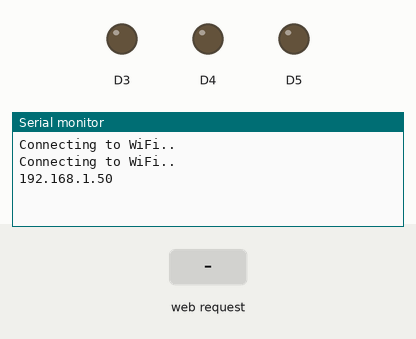
The sketch below on a simulated ESP8266 (NodeMCU). Parts: output pins drawn as LEDs (lit = HIGH), the last lines printed to the serial monitor. The inputs (shaded band) are chosen by the test bench. WiFi joins after 1.5 s; servers stay silent unless stated.

Above: at 3.2 s.
3.3 s: HTTP request GET /update received
At 4.5 s:
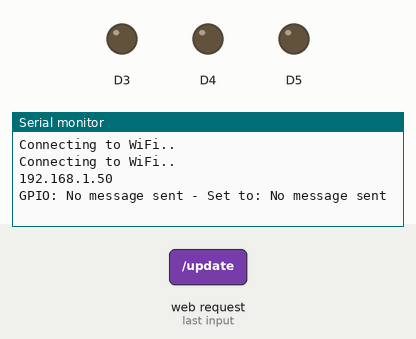
4.8 s: HTTP request GET /update?output=1&state=1&R=1 received
At 5.8 s:
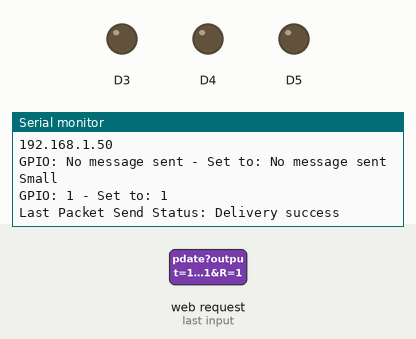

The sketch:

mainhub.ino
```cpp
#include <ESP8266WiFi.h>
#include <espnow.h>
#include <ESPAsyncTCP.h>
#include <ESPAsyncWebServer.h>

String r,g,b;

// Network credentials
const char* ssid = "XIII PC";
const char* password = "rares3001";

// Create AsyncWebServer object on port 80
AsyncWebServer server(80);

const char index_html[] PROGMEM = R"rawliteral(
<!DOCTYPE HTML><html>
<head>
  <title>ESP Web Server</title>
  <meta name="viewport" content="width=device-width, initial-scale=1">
  <link rel="icon" href="data:,">
  <style>
    html {font-family: Arial; display: inline-block; text-align: center;}
    h2 {font-size: 3.0rem;}
    p {font-size: 3.0rem;}
    body {max-width: 600px; margin:0px auto; padding-bottom: 25px;}
    .switch {position: relative; display: inline-block; width: 120px; height: 68px}
    .switch input {display: none}
    .slider {position: absolute; top: 0; left: 0; right: 0; bottom: 0; background-color: #ccc; border-radius: 6px}
    .slider:before {position: absolute; content: ""; height: 52px; width: 52px; left: 8px; bottom: 8px; background-color: #fff; -webkit-transition: .4s; transition: .4s; border-radius: 3px}
    input:checked+.slider {background-color: #b30000}
    input:checked+.slider:before {-webkit-transform: translateX(52px); -ms-transform: translateX(52px); transform: translateX(52px)}
  </style>
</head>
<body>
  <h2>NodeHUB</h2>
  %BUTTONPLACEHOLDER%
<script>
function toggleCheckbox(element) {
  var xhr = new XMLHttpRequest();
  if(element.checked){ xhr.open("GET", "/update?output="+element.id+"&state=1", true); }
  else { xhr.open("GET", "/update?output="+element.id+"&state=0", true); }
  xhr.send();
}

function color(element){
  var hex = element.value;
  var r = parseInt(hex.slice(1, 3), 16);
  var g = parseInt(hex.slice(3, 5), 16);
  var b = parseInt(hex.slice(5, 7), 16);
  var url = "/color?R="+r+"&G="+g+"&B="+b;

  var xhr = new XMLHttpRequest();
  xhr.open("GET", url, true);
  xhr.send();
}

</script>
</body>
</html>
)rawliteral";

// Replaces placeholder with button section in your web page
String processor(const String& var){
  //Serial.println(var);
  if(var == "BUTTONPLACEHOLDER"){
    String buttons = "";
    buttons += "<h4>SmallServo</h4><label class=\"switch\"><input type=\"checkbox\" onchange=\"toggleCheckbox(this)\" id=\"1\" " + outputState(1) + "><span class=\"slider\"></span></label>";
    buttons += "<h4>BigServoRight</h4><label class=\"switch\"><input type=\"checkbox\" onchange=\"toggleCheckbox(this)\" id=\"2\" " + outputState(2) + "><span class=\"slider\"></span></label>";
    buttons += "<h4>BigServoLeft</h4><label class=\"switch\"><input type=\"checkbox\" onchange=\"toggleCheckbox(this)\" id=\"3\" " + outputState(3) + "><span class=\"slider\"></span></label>";
    buttons += "<h4>LED</h4><label><input type=\"color\" onchange=\"color(this)\" id=\"color\" /></label>";

    return buttons;
  }
  return String();
}

String outputState(int output){
  if(digitalRead(output)){
    return "checked";
  }
  else {
    return "";
  }
}


//=============================================

// RECEIVER MAC Address
uint8_t broadcastAddressSmall[] = {0x4C, 0x75, 0x25, 0x38, 0xCB, 0x77};
uint8_t broadcastAddressBig[] = {0xBC, 0xFF, 0x4D, 0xCF, 0xC0, 0x97};
// Structure to send data
typedef struct struct_message {
  int onoff;
} struct_message;

int onoff = 0;

// Create a struct_message called myData
struct_message myData;

// Callback when data is sent
void OnDataSent(uint8_t *mac_addr, uint8_t sendStatus) {
  Serial.print("Last Packet Send Status: ");
  if (sendStatus == 0){
    Serial.println("Delivery success");
  }
  else{
    Serial.println("Delivery fail");
  }
}

void setup() {

  // Init Serial Monitor
  Serial.begin(115200);

  // Set device as a Wi-Fi Station
  WiFi.mode(WIFI_STA);

  // Init ESP-NOW
  if (esp_now_init() != 0) {
    Serial.println("Error initializing ESP-NOW");
    return;
  }

  esp_now_set_self_role(ESP_NOW_ROLE_CONTROLLER);
  esp_now_register_send_cb(OnDataSent);

  // Register peer
  esp_now_add_peer(broadcastAddressSmall, ESP_NOW_ROLE_SLAVE, 1, NULL, 0);
  esp_now_add_peer(broadcastAddressBig, ESP_NOW_ROLE_SLAVE, 1, NULL, 0);

WiFi.begin(ssid, password);
  while (WiFi.status() != WL_CONNECTED) {
    delay(1000);
    Serial.println("Connecting to WiFi..");
  }

  // Print ESP Local IP Address
  Serial.println(WiFi.localIP());

  // Route for root / web page
  server.on("/", HTTP_GET, [](AsyncWebServerRequest *request){
    request->send_P(200, "text/html", index_html, processor);
  });

  // Send a GET request to <ESP_IP>/update?output=<inputMessage1>&state=<inputMessage2>
  server.on("/update", HTTP_GET, [] (AsyncWebServerRequest *request) {
    String inputMessage1;
    String inputMessage2;
    if (request->hasParam("output") && request->hasParam("state")) {
      inputMessage1 = request->getParam("output")->value();
      inputMessage2 = request->getParam("state")->value();
      myData.onoff = inputMessage2.toInt();
      if (inputMessage1.toInt()==1){
        esp_now_send(broadcastAddressSmall, (uint8_t *) &myData, sizeof(myData));
        Serial.println("Small");}
      if (inputMessage1.toInt()==2){
        esp_now_send(broadcastAddressBig, (uint8_t *) &myData, sizeof(myData));
        Serial.println("Big");}
      if (inputMessage1.toInt()==3){
        myData.onoff*=2;
        esp_now_send(broadcastAddressBig, (uint8_t *) &myData, sizeof(myData));
        Serial.println("Big");}
    }
    else {
      inputMessage1 = "No message sent";
      inputMessage2 = "No message sent";
    }
    Serial.print("GPIO: ");
    Serial.print(inputMessage1);
    Serial.print(" - Set to: ");
    Serial.println(inputMessage2);
    request->send(200, "text/plain", "OK");
  });
  // Send a GET request to <ESP_IP>/color?R=<r>&G=<g>&B=<b>
  server.on("/color", HTTP_GET, [](AsyncWebServerRequest *request) {
    if(request->hasParam("R") && request->hasParam("G") && request->hasParam("B")) {
      r = request->getParam("R")->value();
      g = request->getParam("G")->value();
      b = request->getParam("B")->value();
      Serial.print("r=");
      Serial.println(r);
      Serial.print("g=");
      Serial.println(g);
      Serial.print("b=");
      Serial.println(b);
    }
    request->send(200, "text/plain", "OK");
  });

  // Start server
  server.begin();
}

void loop() {
   // Send values to RGB led
   analogWrite(D5,r.toInt());
   analogWrite(D4,g.toInt());
   analogWrite(D3,b.toInt());
}
```

Measured:
- after the input at 3.3 s, the serial monitor: prints a new line at once (image 1)
- after the input at 4.8 s, the serial monitor: prints a new line at once (image 2)
